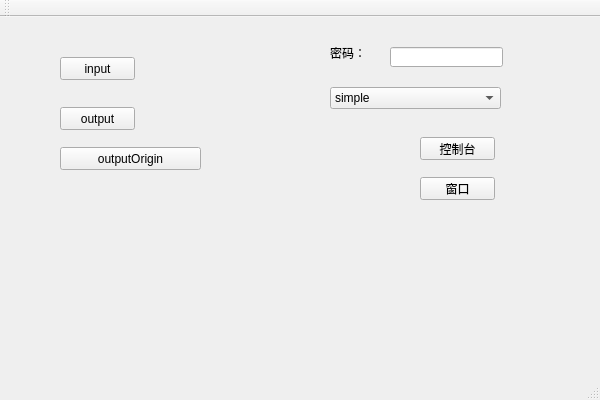
<?xml version="1.0" encoding="UTF-8"?>
<ui version="4.0">
 <class>TestDecoratorClass</class>
 <widget class="QMainWindow" name="TestDecoratorClass">
  <property name="geometry">
   <rect>
    <x>0</x>
    <y>0</y>
    <width>600</width>
    <height>400</height>
   </rect>
  </property>
  <property name="windowTitle">
   <string>TestDecorator</string>
  </property>
  <widget class="QWidget" name="centralWidget">
   <widget class="QPushButton" name="cInput">
    <property name="geometry">
     <rect>
      <x>60</x>
      <y>40</y>
      <width>75</width>
      <height>23</height>
     </rect>
    </property>
    <property name="text">
     <string>input</string>
    </property>
   </widget>
   <widget class="QPushButton" name="cOutput">
    <property name="geometry">
     <rect>
      <x>60</x>
      <y>90</y>
      <width>75</width>
      <height>23</height>
     </rect>
    </property>
    <property name="text">
     <string>output</string>
    </property>
   </widget>
   <widget class="QPushButton" name="cOutputOrigin">
    <property name="geometry">
     <rect>
      <x>60</x>
      <y>130</y>
      <width>141</width>
      <height>23</height>
     </rect>
    </property>
    <property name="text">
     <string>outputOrigin</string>
    </property>
   </widget>
   <widget class="QPushButton" name="cStd">
    <property name="geometry">
     <rect>
      <x>420</x>
      <y>120</y>
      <width>75</width>
      <height>23</height>
     </rect>
    </property>
    <property name="text">
     <string>控制台</string>
    </property>
   </widget>
   <widget class="QPushButton" name="cWidget">
    <property name="geometry">
     <rect>
      <x>420</x>
      <y>160</y>
      <width>75</width>
      <height>23</height>
     </rect>
    </property>
    <property name="text">
     <string>窗口</string>
    </property>
   </widget>
   <widget class="QComboBox" name="cComboBox">
    <property name="geometry">
     <rect>
      <x>330</x>
      <y>70</y>
      <width>171</width>
      <height>22</height>
     </rect>
    </property>
    <item>
     <property name="text">
      <string>simple</string>
     </property>
    </item>
    <item>
     <property name="text">
      <string>movebit</string>
     </property>
    </item>
    <item>
     <property name="text">
      <string>moveLower</string>
     </property>
    </item>
    <item>
     <property name="text">
      <string>moveText</string>
     </property>
    </item>
    <item>
     <property name="text">
      <string>xor</string>
     </property>
    </item>
   </widget>
   <widget class="QLineEdit" name="cKey">
    <property name="geometry">
     <rect>
      <x>390</x>
      <y>30</y>
      <width>113</width>
      <height>20</height>
     </rect>
    </property>
   </widget>
   <widget class="QLabel" name="label">
    <property name="geometry">
     <rect>
      <x>330</x>
      <y>30</y>
      <width>54</width>
      <height>12</height>
     </rect>
    </property>
    <property name="text">
     <string>密码：</string>
    </property>
   </widget>
  </widget>
  <widget class="QMenuBar" name="menuBar">
   <property name="geometry">
    <rect>
     <x>0</x>
     <y>0</y>
     <width>600</width>
     <height>23</height>
    </rect>
   </property>
  </widget>
  <widget class="QToolBar" name="mainToolBar">
   <attribute name="toolBarArea">
    <enum>TopToolBarArea</enum>
   </attribute>
   <attribute name="toolBarBreak">
    <bool>false</bool>
   </attribute>
  </widget>
  <widget class="QStatusBar" name="statusBar"/>
 </widget>
 <layoutdefault spacing="6" margin="11"/>
 <resources>
  <include location="TestDecorator.qrc"/>
 </resources>
 <connections/>
</ui>
